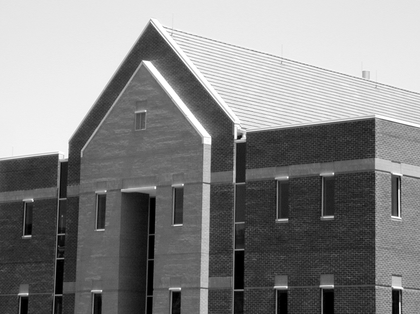
%> input picture chapter10/Fig1022(a)(building_original).tif, 420 x 314 px, shrunk from 1114 x 834 before the run
$ octave ring_reason.m   (GNU Octave 9; MATLAB toolbox functions it lacks are replaced by stand-ins)
%> lines starting %> are read from the running program, lines starting %| are printed output that depends on the picture
close all;

img = imread('Fig1022(a)(building_original).tif');
%> img is the input picture: size 314x420 uint8; min 0, max 255, mean 133.3
figure('Name', 'Fig1022(a)'), imshow(img);

hg = fspecial('gaussian', 25, 4);
hl = fspecial('laplacian', 0.2);
it = filter2(hg, img);
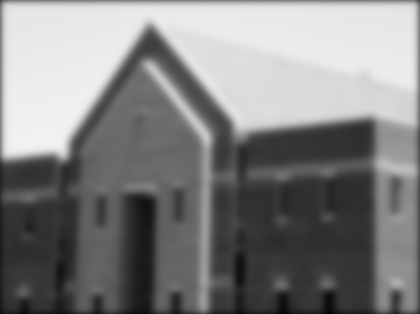
%> it: size 314x420 double; min 6.27, max 242.1, mean 130.6
it = filter2(hl, it);
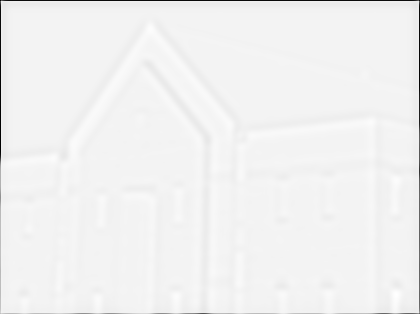
%> it: size 314x420 double; min -108.8, max 5.12, mean -0.935; drawn with min black and max white

ic = zeros(size(img), 'uint8');
for r = 2:size(img, 1)-1
    for c = 2:size(img, 2)-1
        x = 0;
        pairs = [it(r-1, c), it(r+1, c); ...
                 it(r, c-1), it(r, c+1); ...
                 it(r-1, c-1), it(r+1, c+1); ...
                 it(r-1, c+1), it(r+1, c-1)];
        for i = 1:4
            if pairs(i, 1) * pairs(i, 2) <= 0
                x = x + 1;
            end
        end
        if x >= 2
            ic(r, c) = 255;
        elseif it(r, c) > 0
            ic(r, c) = 128;
        end
    end
end
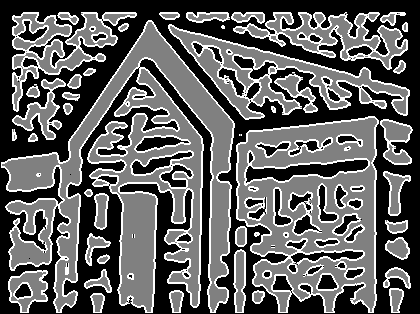
%> ic: size 314x420 uint8; min 0, max 255, mean 94.6

figure('Name', 'Fig1022(c)'), imshow(ic);
imwrite(ic, 'ring_reason.tif');
